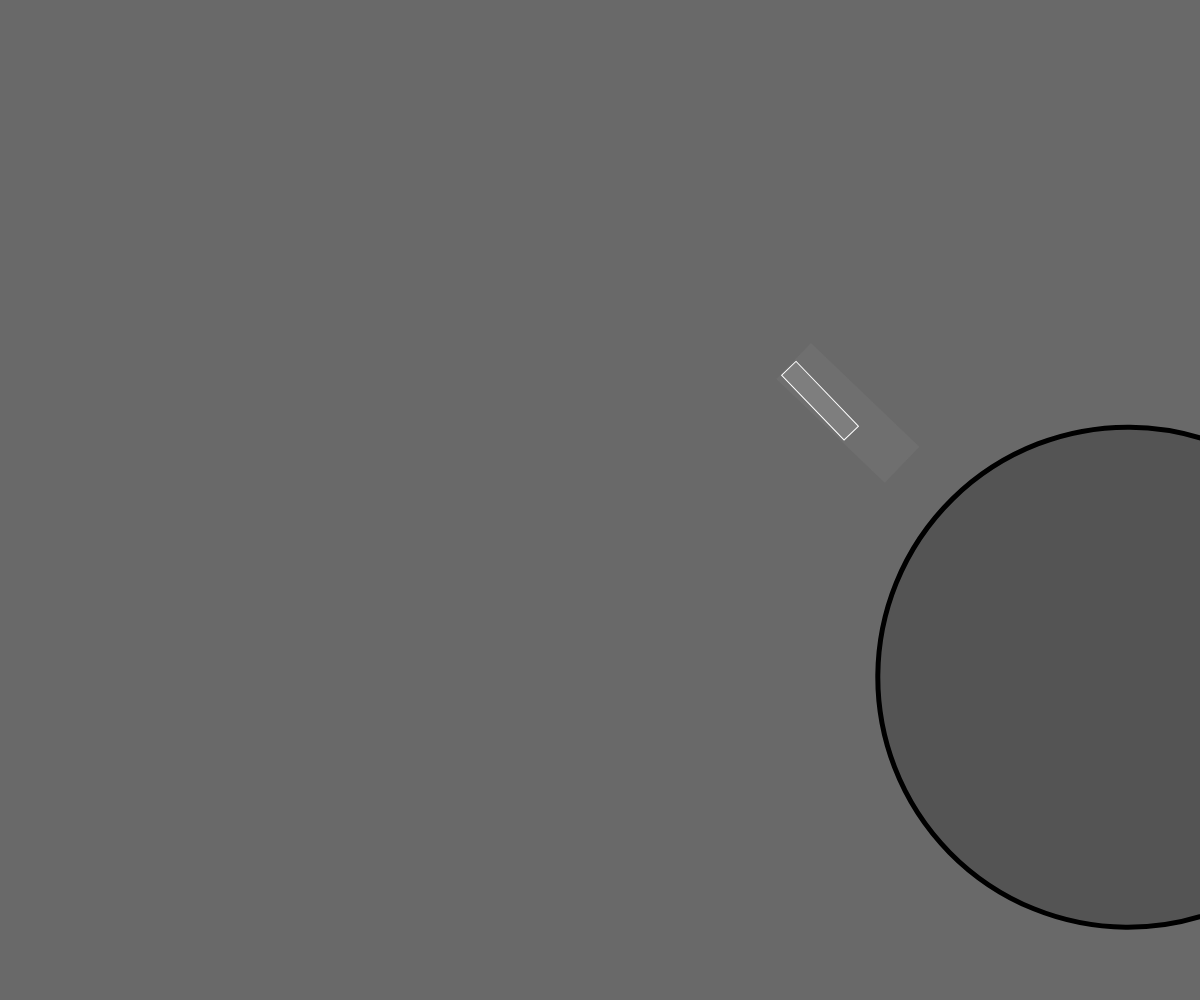
Frame 1 (no input)
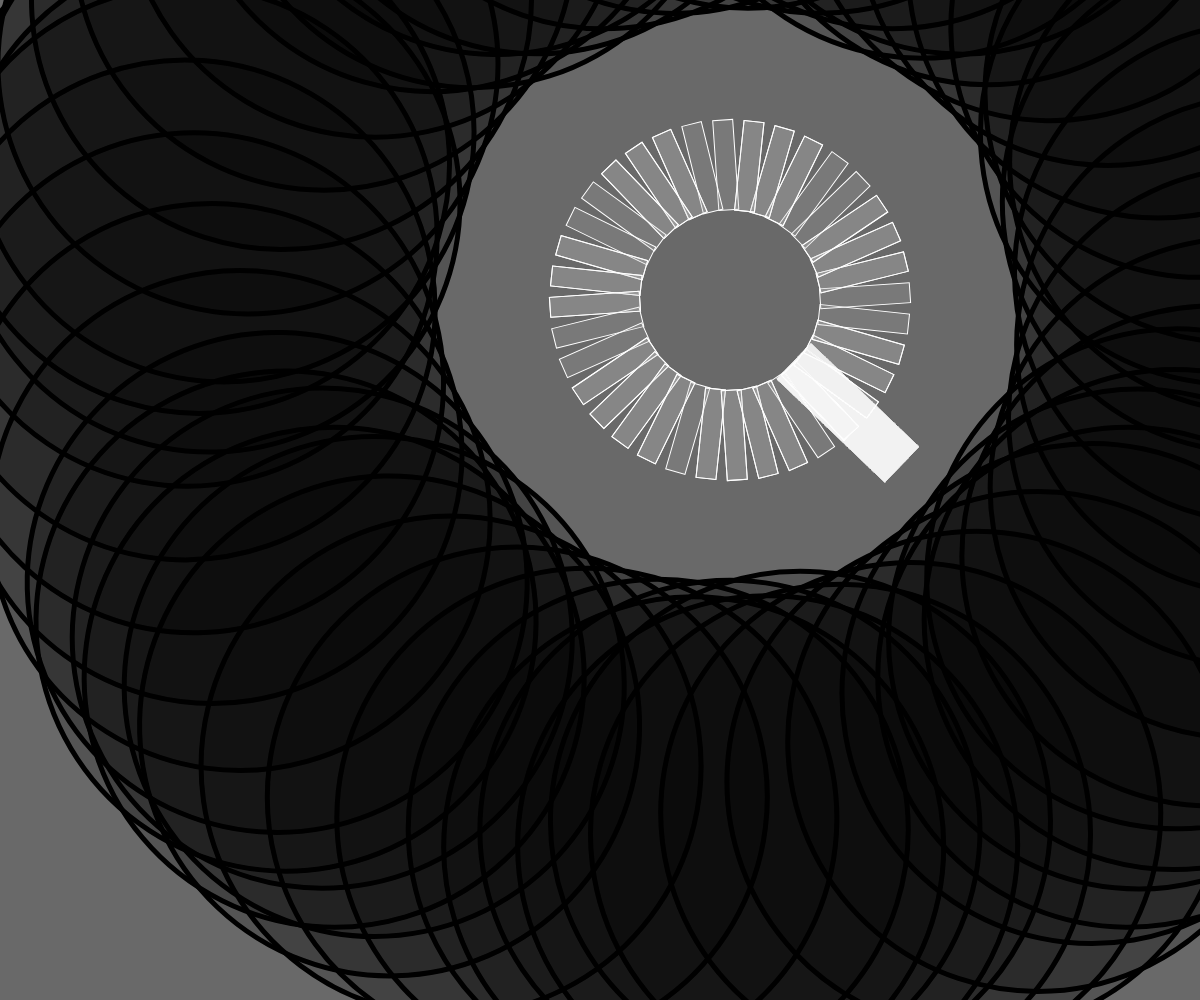
Frame 60 (no input)
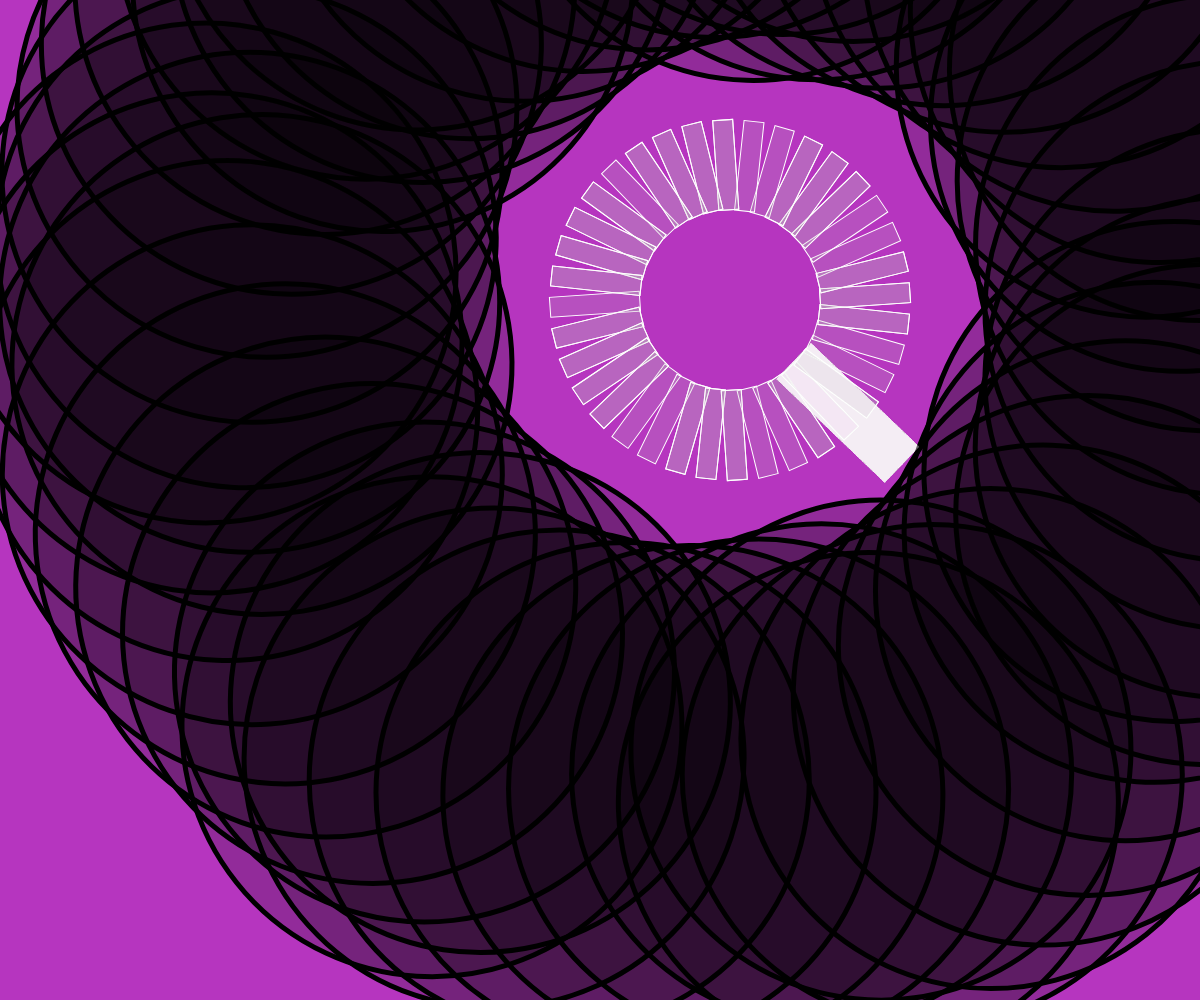
Frame 120 (the mouse pressed at the canvas centre since frame 60)

The p5.js sketch that drew these frames (run headless with seeded random() and noise() and a simulated clock; from frame 60 on, the mouse is pressed at the canvas centre):

// p5.js sketch
// ── sketch.js
let xoff = 0;
let angle =0;

function setup() {
    createCanvas(windowWidth, windowHeight);
    background(0, 150);
    angleMode(DEGREES);
    
}

function draw() {

   push();
   noStroke();
   fill(255, 10);
   rotate(radians(-2650,));
   rect(263, 823, 50, 150);
   pop();


   translate(730, 300);
   rotate(angle);

   push();
   stroke(255);
   fill(190, 50);
   rotate(radians(2640));
   rect(90, -5, 90, 20);
   
   pop();

   push();
   translate(width / 8, height / 8);
    rotate(frameCount * 0.5);
    scale(5);

    xoff = xoff + 10;

   let n = noise(xoff) * width;
//    stroke(255);
   fill(0, 50);
   
   circle(50, 50, 100, 150);

   angle = angle + 50;
    
pop();
   
}
  
function mousePressed() {
    background(random(255), random(255), random(255));
}




// push();

// translate(width / 2, height / 2);
// rotate(frameCount * 0.10);
// scale(0.9);

// xoff = xoff + 0.05;

// let n = noise(xoff) * width;


// translate(0.5, 0.5);
// rotate(angle);

// noStroke();
// fill(0, 50);
// rotate(radians(-20,));
// rect(50, 200, 50, 150);

// angle = angle + 0.05;

// noStroke();
// fill(255, 50);

// ellipse(100, 50, 30, 250);



// pop();
